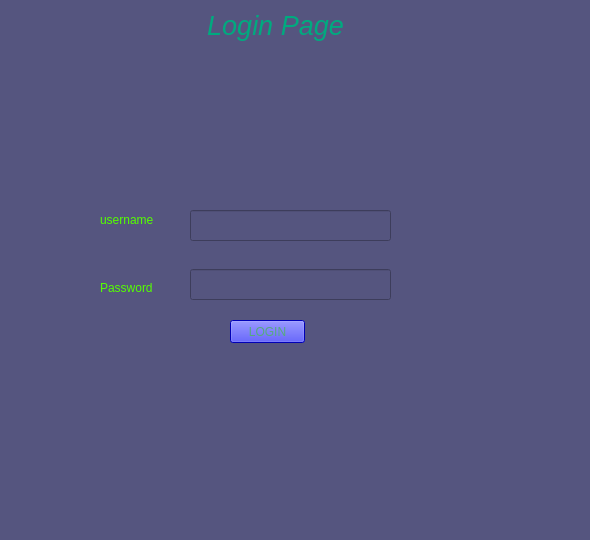
<?xml version="1.0" encoding="UTF-8"?>
<ui version="4.0">
 <class>MainWindow</class>
 <widget class="QMainWindow" name="MainWindow">
  <property name="geometry">
   <rect><x>0</x><y>0</y><width>590</width><height>540</height></rect>
  </property>
  <property name="windowTitle"><string>MainWindow</string></property>
  <property name="styleSheet"><string notr="true">background-color: rgb(85, 85, 127);</string></property>
  <widget class="QWidget" name="centralwidget">
   <widget class="QLabel" name="label">
    <property name="geometry"><rect><x>200</x><y>10</y><width>151</width><height>31</height></rect></property>
    <property name="font"><font><pointsize>20</pointsize><italic>true</italic></font></property>
    <property name="styleSheet"><string notr="true">color: rgb(0, 170, 127);</string></property>
    <property name="text"><string>Login Page</string></property>
    <property name="alignment"><set>Qt::AlignCenter</set></property>
   </widget>
   <widget class="QLabel" name="label_3">
    <property name="geometry"><rect><x>100</x><y>210</y><width>81</width><height>20</height></rect></property>
    <property name="styleSheet"><string notr="true">color: rgb(85, 255, 0);</string></property>
    <property name="text"><string>username</string></property>
   </widget>
   <widget class="QLineEdit" name="lineEdit">
    <property name="geometry"><rect><x>190</x><y>210</y><width>201</width><height>31</height></rect></property>
   </widget>
   <widget class="QLabel" name="label_4">
    <property name="geometry"><rect><x>100</x><y>280</y><width>71</width><height>16</height></rect></property>
    <property name="styleSheet"><string notr="true">color: rgb(85, 255, 0);</string></property>
    <property name="text"><string>Password</string></property>
   </widget>
   <widget class="QLineEdit" name="lineEdit_2">
    <property name="geometry"><rect><x>190</x><y>269</y><width>201</width><height>31</height></rect></property>
    <property name="echoMode"><enum>QLineEdit::Password</enum></property>
   </widget>
   <widget class="QPushButton" name="pushButton">
    <property name="geometry"><rect><x>230</x><y>320</y><width>75</width><height>23</height></rect></property>
    <property name="styleSheet"><string notr="true">background-color: rgb(0, 0, 255); color: rgb(85, 170, 127);</string></property>
    <property name="text"><string>LOGIN</string></property>
   </widget>
  </widget>
  <widget class="QMenuBar" name="menubar">
   <property name="geometry"><rect><x>0</x><y>0</y><width>590</width><height>21</height></rect></property>
  </widget>
  <widget class="QStatusBar" name="statusbar"/>
 </widget>
 <resources/>
 <connections/>
</ui>
